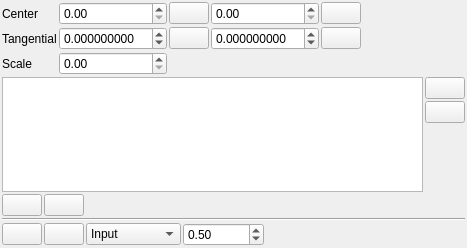
<?xml version="1.0" encoding="UTF-8"?>
<ui version="4.0">
 <class>LensCorrectionParametresContolWidget</class>
 <widget class="QWidget" name="LensCorrectionParametresContolWidget">
  <property name="geometry">
   <rect>
    <x>0</x>
    <y>0</y>
    <width>467</width>
    <height>248</height>
   </rect>
  </property>
  <property name="windowTitle">
   <string>Form</string>
  </property>
  <layout class="QGridLayout" name="gridLayout">
   <property name="leftMargin">
    <number>2</number>
   </property>
   <property name="topMargin">
    <number>2</number>
   </property>
   <property name="rightMargin">
    <number>2</number>
   </property>
   <property name="bottomMargin">
    <number>2</number>
   </property>
   <property name="spacing">
    <number>2</number>
   </property>
   <item row="0" column="1">
    <widget class="QDoubleSpinBox" name="centerXSpinBox">
     <property name="maximum">
      <double>99999.990000000005239</double>
     </property>
    </widget>
   </item>
   <item row="0" column="0">
    <widget class="QLabel" name="centerLabel">
     <property name="text">
      <string>Center</string>
     </property>
    </widget>
   </item>
   <item row="0" column="3">
    <widget class="QDoubleSpinBox" name="centerYSpinBox">
     <property name="maximum">
      <double>99999.990000000005239</double>
     </property>
    </widget>
   </item>
   <item row="10" column="0">
    <spacer name="verticalSpacer">
     <property name="orientation">
      <enum>Qt::Vertical</enum>
     </property>
     <property name="sizeHint" stdset="0">
      <size>
       <width>20</width>
       <height>40</height>
      </size>
     </property>
    </spacer>
   </item>
   <item row="5" column="0">
    <widget class="QLabel" name="label_13">
     <property name="text">
      <string>Scale</string>
     </property>
    </widget>
   </item>
   <item row="5" column="1">
    <widget class="QDoubleSpinBox" name="scaleSpinBox"/>
   </item>
   <item row="1" column="2">
    <widget class="QPushButton" name="resetP1PushButton">
     <property name="sizePolicy">
      <sizepolicy hsizetype="Maximum" vsizetype="Fixed">
       <horstretch>0</horstretch>
       <verstretch>0</verstretch>
      </sizepolicy>
     </property>
     <property name="text">
      <string/>
     </property>
     <property name="icon">
      <iconset resource="../../resources/main.qrc">
       <normaloff>:/new/prefix1/bullet_blue.png</normaloff>:/new/prefix1/bullet_blue.png</iconset>
     </property>
     <property name="iconSize">
      <size>
       <width>24</width>
       <height>24</height>
      </size>
     </property>
    </widget>
   </item>
   <item row="1" column="1">
    <widget class="QDoubleSpinBox" name="tangential1SpinBox">
     <property name="decimals">
      <number>9</number>
     </property>
     <property name="minimum">
      <double>-99.000000000000000</double>
     </property>
     <property name="singleStep">
      <double>0.000100000000000</double>
     </property>
    </widget>
   </item>
   <item row="1" column="3">
    <widget class="QDoubleSpinBox" name="tangential2SpinBox">
     <property name="decimals">
      <number>9</number>
     </property>
     <property name="minimum">
      <double>-99.000000000000000</double>
     </property>
     <property name="singleStep">
      <double>0.000100000000000</double>
     </property>
    </widget>
   </item>
   <item row="0" column="4">
    <widget class="QPushButton" name="resetCxPushButton_3">
     <property name="text">
      <string/>
     </property>
     <property name="icon">
      <iconset resource="../../resources/main.qrc">
       <normaloff>:/new/prefix1/bullet_blue.png</normaloff>:/new/prefix1/bullet_blue.png</iconset>
     </property>
     <property name="iconSize">
      <size>
       <width>24</width>
       <height>24</height>
      </size>
     </property>
    </widget>
   </item>
   <item row="1" column="0">
    <widget class="QLabel" name="label_14">
     <property name="text">
      <string>Tangential</string>
     </property>
    </widget>
   </item>
   <item row="1" column="4">
    <widget class="QPushButton" name="resetP2PushButton">
     <property name="text">
      <string/>
     </property>
     <property name="icon">
      <iconset resource="../../resources/main.qrc">
       <normaloff>:/new/prefix1/bullet_blue.png</normaloff>:/new/prefix1/bullet_blue.png</iconset>
     </property>
     <property name="iconSize">
      <size>
       <width>24</width>
       <height>24</height>
      </size>
     </property>
    </widget>
   </item>
   <item row="0" column="2">
    <widget class="QPushButton" name="resetCxPushButton">
     <property name="sizePolicy">
      <sizepolicy hsizetype="Maximum" vsizetype="Fixed">
       <horstretch>0</horstretch>
       <verstretch>0</verstretch>
      </sizepolicy>
     </property>
     <property name="text">
      <string/>
     </property>
     <property name="icon">
      <iconset resource="../../resources/main.qrc">
       <normaloff>:/new/prefix1/bullet_blue.png</normaloff>:/new/prefix1/bullet_blue.png</iconset>
     </property>
     <property name="iconSize">
      <size>
       <width>24</width>
       <height>24</height>
      </size>
     </property>
    </widget>
   </item>
   <item row="6" column="0" colspan="6">
    <layout class="QGridLayout" name="gridLayout_2">
     <property name="spacing">
      <number>2</number>
     </property>
     <item row="1" column="1">
      <widget class="QPushButton" name="addPowerButton">
       <property name="text">
        <string/>
       </property>
       <property name="icon">
        <iconset resource="../../resources/main.qrc">
         <normaloff>:/new/prefix1/plus.png</normaloff>:/new/prefix1/plus.png</iconset>
       </property>
       <property name="iconSize">
        <size>
         <width>24</width>
         <height>24</height>
        </size>
       </property>
      </widget>
     </item>
     <item row="0" column="0" rowspan="3">
      <widget class="QTableWidget" name="koefTableWidget">
       <property name="sizePolicy">
        <sizepolicy hsizetype="Expanding" vsizetype="Preferred">
         <horstretch>0</horstretch>
         <verstretch>0</verstretch>
        </sizepolicy>
       </property>
      </widget>
     </item>
     <item row="0" column="1">
      <widget class="QPushButton" name="delPowerButton">
       <property name="text">
        <string/>
       </property>
       <property name="icon">
        <iconset resource="../../resources/main.qrc">
         <normaloff>:/new/prefix1/minus.png</normaloff>:/new/prefix1/minus.png</iconset>
       </property>
       <property name="iconSize">
        <size>
         <width>24</width>
         <height>24</height>
        </size>
       </property>
      </widget>
     </item>
    </layout>
   </item>
   <item row="7" column="0" colspan="6">
    <layout class="QGridLayout" name="gridLayout_4">
     <item row="0" column="0">
      <widget class="QPushButton" name="loadPushButton">
       <property name="text">
        <string/>
       </property>
       <property name="icon">
        <iconset resource="../../resources/main.qrc">
         <normaloff>:/new/prefix1/remove.png</normaloff>:/new/prefix1/remove.png</iconset>
       </property>
       <property name="iconSize">
        <size>
         <width>24</width>
         <height>24</height>
        </size>
       </property>
      </widget>
     </item>
     <item row="0" column="1">
      <widget class="QPushButton" name="savePushButton">
       <property name="text">
        <string/>
       </property>
       <property name="icon">
        <iconset resource="../../resources/main.qrc">
         <normaloff>:/new/prefix1/install.png</normaloff>:/new/prefix1/install.png</iconset>
       </property>
       <property name="iconSize">
        <size>
         <width>24</width>
         <height>24</height>
        </size>
       </property>
      </widget>
     </item>
     <item row="0" column="2">
      <spacer name="horizontalSpacer_2">
       <property name="orientation">
        <enum>Qt::Horizontal</enum>
       </property>
       <property name="sizeHint" stdset="0">
        <size>
         <width>40</width>
         <height>20</height>
        </size>
       </property>
      </spacer>
     </item>
    </layout>
   </item>
   <item row="9" column="0" colspan="6">
    <layout class="QGridLayout" name="gridLayout_3">
     <item row="0" column="2">
      <widget class="QComboBox" name="exampleComboBox">
       <item>
        <property name="text">
         <string>Input</string>
        </property>
       </item>
       <item>
        <property name="text">
         <string>Corrected</string>
        </property>
       </item>
       <item>
        <property name="text">
         <string>Inverse</string>
        </property>
       </item>
       <item>
        <property name="text">
         <string>Backproject</string>
        </property>
       </item>
       <item>
        <property name="text">
         <string>Diff</string>
        </property>
       </item>
       <item>
        <property name="text">
         <string>Field</string>
        </property>
       </item>
      </widget>
     </item>
     <item row="0" column="1">
      <widget class="QPushButton" name="levelGraphButton_2">
       <property name="icon">
        <iconset resource="../../resources/main.qrc">
         <normaloff>:/new/prefix1/picture_save.png</normaloff>:/new/prefix1/picture_save.png</iconset>
       </property>
       <property name="iconSize">
        <size>
         <width>24</width>
         <height>24</height>
        </size>
       </property>
      </widget>
     </item>
     <item row="0" column="0">
      <widget class="QPushButton" name="graphButton">
       <property name="icon">
        <iconset resource="../../resources/main.qrc">
         <normaloff>:/new/prefix1/Line Chart.png</normaloff>:/new/prefix1/Line Chart.png</iconset>
       </property>
       <property name="iconSize">
        <size>
         <width>24</width>
         <height>24</height>
        </size>
       </property>
      </widget>
     </item>
     <item row="0" column="4">
      <spacer name="horizontalSpacer">
       <property name="orientation">
        <enum>Qt::Horizontal</enum>
       </property>
       <property name="sizeHint" stdset="0">
        <size>
         <width>40</width>
         <height>20</height>
        </size>
       </property>
      </spacer>
     </item>
     <item row="0" column="3">
      <widget class="QDoubleSpinBox" name="freeParamSpinBox">
       <property name="minimum">
        <double>-99999.000000000000000</double>
       </property>
       <property name="maximum">
        <double>99999.990000000005239</double>
       </property>
       <property name="singleStep">
        <double>0.100000000000000</double>
       </property>
       <property name="value">
        <double>0.500000000000000</double>
       </property>
      </widget>
     </item>
    </layout>
   </item>
   <item row="8" column="0" colspan="6">
    <widget class="Line" name="line">
     <property name="orientation">
      <enum>Qt::Horizontal</enum>
     </property>
    </widget>
   </item>
   <item row="0" column="5" rowspan="2">
    <spacer name="horizontalSpacer_3">
     <property name="orientation">
      <enum>Qt::Horizontal</enum>
     </property>
     <property name="sizeHint" stdset="0">
      <size>
       <width>40</width>
       <height>20</height>
      </size>
     </property>
    </spacer>
   </item>
  </layout>
 </widget>
 <resources>
  <include location="../../resources/main.qrc"/>
 </resources>
 <connections>
  <connection>
   <sender>delPowerButton</sender>
   <signal>released()</signal>
   <receiver>LensCorrectionParametresContolWidget</receiver>
   <slot>delPower()</slot>
   <hints>
    <hint type="sourcelabel">
     <x>463</x>
     <y>128</y>
    </hint>
    <hint type="destinationlabel">
     <x>354</x>
     <y>66</y>
    </hint>
   </hints>
  </connection>
  <connection>
   <sender>addPowerButton</sender>
   <signal>released()</signal>
   <receiver>LensCorrectionParametresContolWidget</receiver>
   <slot>addPower()</slot>
   <hints>
    <hint type="sourcelabel">
     <x>463</x>
     <y>161</y>
    </hint>
    <hint type="destinationlabel">
     <x>438</x>
     <y>75</y>
    </hint>
   </hints>
  </connection>
  <connection>
   <sender>graphButton</sender>
   <signal>released()</signal>
   <receiver>LensCorrectionParametresContolWidget</receiver>
   <slot>showGraphDialog()</slot>
   <hints>
    <hint type="sourcelabel">
     <x>32</x>
     <y>242</y>
    </hint>
    <hint type="destinationlabel">
     <x>50</x>
     <y>317</y>
    </hint>
   </hints>
  </connection>
  <connection>
   <sender>levelGraphButton_2</sender>
   <signal>released()</signal>
   <receiver>LensCorrectionParametresContolWidget</receiver>
   <slot>loadExample()</slot>
   <hints>
    <hint type="sourcelabel">
     <x>83</x>
     <y>242</y>
    </hint>
    <hint type="destinationlabel">
     <x>93</x>
     <y>316</y>
    </hint>
   </hints>
  </connection>
  <connection>
   <sender>exampleComboBox</sender>
   <signal>currentIndexChanged(int)</signal>
   <receiver>LensCorrectionParametresContolWidget</receiver>
   <slot>exampleShow()</slot>
   <hints>
    <hint type="sourcelabel">
     <x>203</x>
     <y>239</y>
    </hint>
    <hint type="destinationlabel">
     <x>330</x>
     <y>175</y>
    </hint>
   </hints>
  </connection>
  <connection>
   <sender>resetCxPushButton</sender>
   <signal>released()</signal>
   <receiver>LensCorrectionParametresContolWidget</receiver>
   <slot>resetCx()</slot>
   <hints>
    <hint type="sourcelabel">
     <x>247</x>
     <y>22</y>
    </hint>
    <hint type="destinationlabel">
     <x>239</x>
     <y>76</y>
    </hint>
   </hints>
  </connection>
  <connection>
   <sender>resetP1PushButton</sender>
   <signal>released()</signal>
   <receiver>LensCorrectionParametresContolWidget</receiver>
   <slot>resetP1()</slot>
   <hints>
    <hint type="sourcelabel">
     <x>259</x>
     <y>53</y>
    </hint>
    <hint type="destinationlabel">
     <x>260</x>
     <y>72</y>
    </hint>
   </hints>
  </connection>
  <connection>
   <sender>resetCxPushButton_3</sender>
   <signal>released()</signal>
   <receiver>LensCorrectionParametresContolWidget</receiver>
   <slot>resetCy()</slot>
   <hints>
    <hint type="sourcelabel">
     <x>462</x>
     <y>13</y>
    </hint>
    <hint type="destinationlabel">
     <x>481</x>
     <y>79</y>
    </hint>
   </hints>
  </connection>
  <connection>
   <sender>resetP2PushButton</sender>
   <signal>released()</signal>
   <receiver>LensCorrectionParametresContolWidget</receiver>
   <slot>resetP2()</slot>
   <hints>
    <hint type="sourcelabel">
     <x>456</x>
     <y>48</y>
    </hint>
    <hint type="destinationlabel">
     <x>454</x>
     <y>82</y>
    </hint>
   </hints>
  </connection>
 </connections>
 <slots>
  <slot>delPower()</slot>
  <slot>addPower()</slot>
  <slot>showGraphDialog()</slot>
  <slot>loadExample()</slot>
  <slot>exampleShow()</slot>
  <slot>resetCx()</slot>
  <slot>resetCy()</slot>
  <slot>resetP1()</slot>
  <slot>resetP2()</slot>
  <slot>loadParams()</slot>
  <slot>saveParams()</slot>
 </slots>
</ui>
